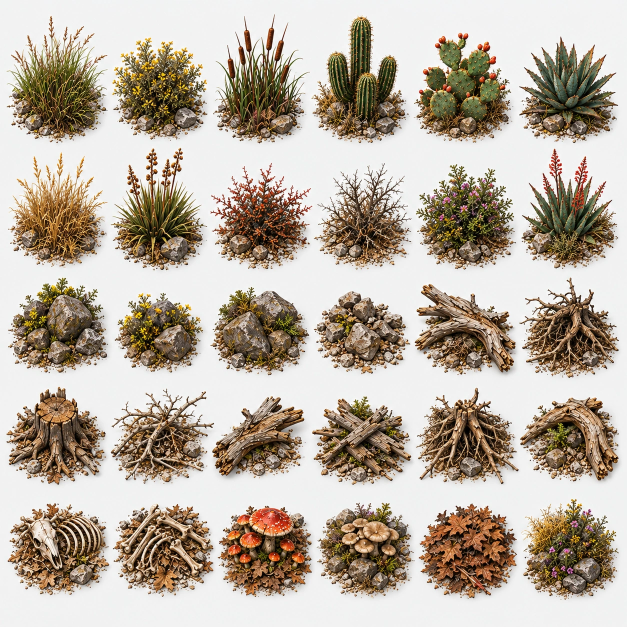
#> input picture art_source/world_assets/batch03_20261021/published/nature_terrain_props_asset_grid.webp, 1254 x 1254 px, found by its file name (shown at 1/2 size)
$ python build_sp_v267_authored_props.py ../art_source/world_assets/batch03_20261021/published/nature_terrain_props_asset_grid.webp out.png
#> lines starting #> are read from the running program, lines starting #| are printed output that depends on the picture
#!/usr/bin/env python3
"""Produce actual world-ready transparent sprites from the approved Batch03 art.
Only static standalone props: no entrances, stairs, gates or interactive geometry.
Run in CI after checkout of published asset sheets. Deterministic for QA.
"""
import json, sys
from pathlib import Path
import numpy as np
from PIL import Image, ImageDraw

source = Path(sys.argv[1])
destination = Path(sys.argv[2])
destination.mkdir(parents=True,exist_ok=True)
# family => (approved original, columns, rows, chosen slots or first-row-only).
packs = {
    "nature": ("nature_terrain_props_asset_grid.webp",6,5,None),
    "urban": ("post_apocalyptic_urban_clutter_asset_sheet.webp",6,4,None),
    "ruins": ("post_apocalyptic_ruins_asset_grid.webp",4,6,None),
    "camp": ("post_apocalyptic_survival_camp_asset_atlas.webp",6,4,[(r,c) for r in (0,2,3) for c in range(6)]),
    "wreck": ("post_apocalyptic_vehicle_asset_sheet.webp",4,5,[(r,c) for r in range(4) for c in range(4)]),
    "rock": ("top_down_realistic_rock_asset_sheet.webp",4,4,[(0,c) for c in range(4)]),
    "deadwood": ("top_down_dead_tree_asset_sheet.webp",4,3,[(0,c) for c in range(4)]),
}
counts = {}
preview_items=[]
for family,(filename,cols,rows,slots) in packs.items():
    filename_path=source/filename
    assert filename_path.is_file(), "SP267_SOURCE_MISSING: "+str(filename_path)
    raw=Image.open(filename_path).convert("RGBA")
    grid = slots if slots is not None else [(r,c) for r in range(rows) for c in range(cols)]
    family_dir=destination/family
    family_dir.mkdir(parents=True,exist_ok=True)
    count=0
    for r,c in grid:
        # First-row transparent sheets have unusually tall individual objects;
        # crop to their own row without risking mixing subsequent rows.
        if family=="rock":
            box=(round(c*raw.width/4),0,round((c+1)*raw.width/4),322)
        elif family=="deadwood":
            box=[(0,0,470,455),(465,0,828,455),(820,0,1088,450),(1070,0,1254,448)][c]
        else:
            box=(round(c*raw.width/cols),round(r*raw.height/rows),
                 round((c+1)*raw.width/cols),round((r+1)*raw.height/rows))
        cell=raw.crop(box)
        arr=np.asarray(cell).copy()
        existing=arr[:,:,3]
        if int(existing.min())>=235:
            # White/very pale studio backgrounds must not appear as boxes in-game.
            rgb=arr[:,:,:3].astype(np.int16)
            h,w=rgb.shape[:2]
            corners=np.concatenate([rgb[:min(h,12),:min(w,12)].reshape(-1,3),
                rgb[:min(h,12),-min(w,12):].reshape(-1,3),
                rgb[-min(h,12):,:min(w,12)].reshape(-1,3),
                rgb[-min(h,12):,-min(w,12):].reshape(-1,3)])
            bg=np.median(corners,axis=0)
            if bg.mean()<180:
                raise AssertionError("SP267_DARK_BACKGROUND_REQUIRES_MANUAL_ALPHA: "+filename)
            difference=np.abs(rgb-bg).max(axis=2).astype(np.float32)
            # Graduated alpha avoids white fringe halos.
            matte=np.clip((difference-17.0)/44.0*255.0,0,255).astype(np.uint8)
            arr[:,:,3]=np.minimum(existing,matte)
        else:
            arr[:,:,3]=existing
        image=Image.fromarray(arr,"RGBA")
        bbox=image.getchannel("A").point(lambda a:255 if a>24 else 0).getbbox()
        assert bbox is not None, "SP267_EMPTY_SOURCE_SLOT: "+family+":"+str((r,c))
        image=image.crop(bbox)
        assert image.width>=25 and image.height>=25, "SP267_TINY_SLOT:"+family
        # Optimize Android GPU texture memory; retain fine authored detail.
        image.thumbnail((240,240),Image.Resampling.LANCZOS)
        name=f"{family}_{count:02d}.png"
        image.save(family_dir/name,optimize=True)
        if count<12:
            preview_items.append((family,name,image.copy()))
        count+=1
#> this loop made 30 passes
#> pass 1, `cell=raw.crop(box)`:
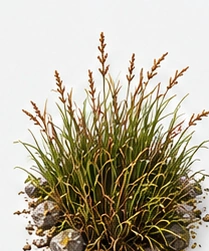
#> cell: PIL image 209x251 RGBA; mean R, G, B, A 183, 175.7, 157.4, 255
#> pass 1, `difference=np.abs(rgb-bg).max(axis=2).astype(np.float32)`:
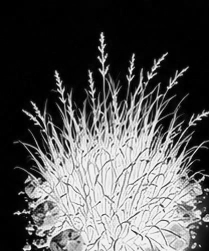
#> difference: shape (251, 209) float32; min 0, max 243, mean 86
#> after the loop:
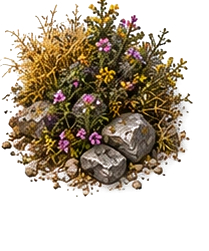
#> arr: shape (251, 209, 4); mean R, G, B, A 181.6, 170.5, 154.8, 125.1; transparent parts drawn white
#> after the loop:
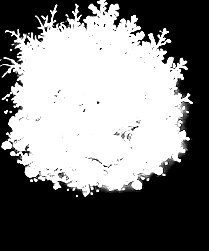
#> existing: shape (251, 209); min 0, max 255, mean 125.1
#> after the loop:
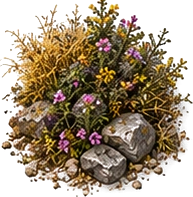
#> image: PIL image 193x197 RGBA; mean R, G, B, A 159.2, 143.6, 122, 172.6; transparent parts drawn white
#> after the loop, count = 30; preview_items = 12 items
#> (the run stopped early here; a loop or call above may not have finished)
